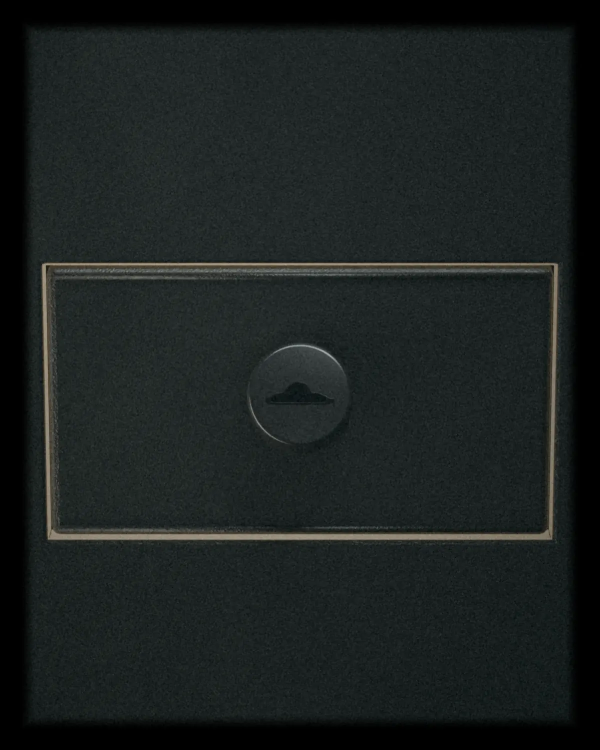
#> input picture wall/assets/seq/F01/1200/000.webp, 1200 x 1500 px (shown at 1/2 size); the run also reads 1 picture not shown here
$ python s1-compare.py ../../../../wall/assets/seq/F01/1200/000.webp ../../../../wall/assets/seq/F01/1200/001.webp out.png
#> lines starting #> are read from the running program, lines starting #| are printed output that depends on the picture; after the words box and inside, x2 and y2 are one past the last pixel; in counts of white or black regions, pixels touching at a corner belong together
import sys, numpy as np
from PIL import Image
a = Image.open(sys.argv[1]).convert("RGBA"); b = Image.open(sys.argv[2]).convert("RGBA")
def over_black(im):
    x = np.asarray(im).astype(np.float32) / 255; return x[..., :3] * x[..., 3:4]
A, B = over_black(a), over_black(b)
if A.shape != B.shape: B = np.asarray(Image.fromarray((B*255).astype(np.uint8)).resize((A.shape[1], A.shape[0]))).astype(np.float32)/255
d = np.abs(A - B)
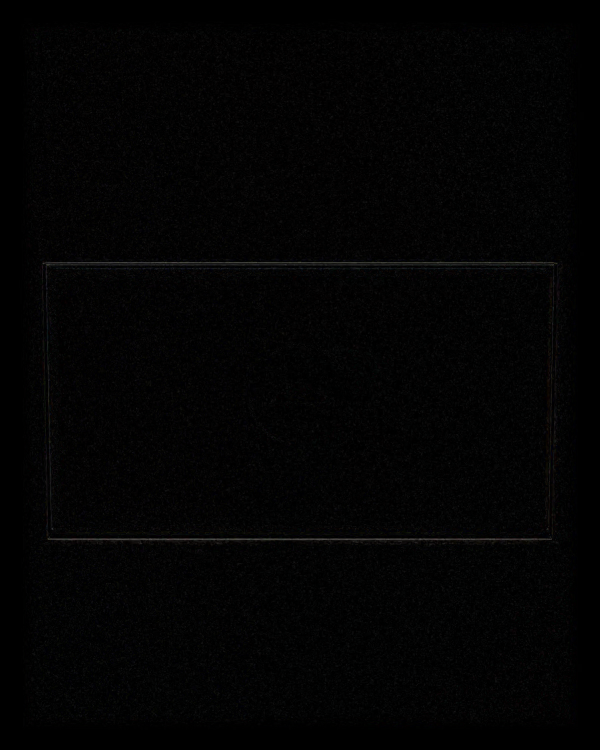
#> d: shape (1500, 1200, 3) float32 (shown at 1/2 size); mean R, G, B 0.0138, 0.0137, 0.0139
lum = lambda x: x @ np.array([0.2126, 0.7152, 0.0722])
mask = (lum(A) > 0.02) | (lum(B) > 0.02)
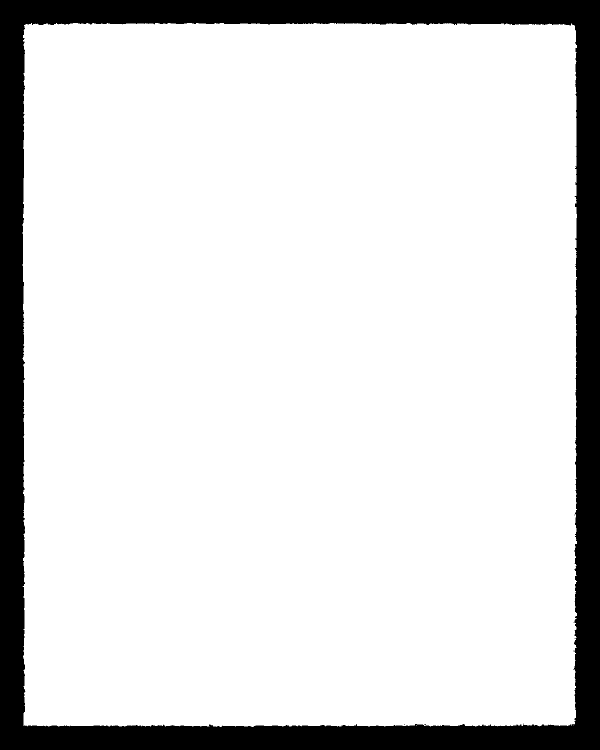
#> mask: shape (1500, 1200) bool (shown at 1/2 size); 86.1% white; 6 black regions (5 under 20 px), largest, box (x1, y1, x2, y2) and area: (0, 0, 1200, 1500) 250236
print({"mean_abs_diff_8bit_all": round(float(d.mean()*255), 2), "mean_abs_diff_8bit_on_frame": round(float(d[mask].mean()*255), 2),
       "mean_lum_cycles_on_frame": round(float(lum(A)[mask].mean()*255), 1), "mean_lum_three_on_frame": round(float(lum(B)[mask].mean()*255), 1),
       "frame_px": int(mask.sum())})
#| {'mean_abs_diff_8bit_all': 3.53, 'mean_abs_diff_8bit_on_frame': 4.09, 'mean_lum_cycles_on_frame': 36.5, 'mean_lum_three_on_frame': 36.2, 'frame_px': 1549751}
side = np.concatenate([A, np.ones((A.shape[0], 8, 3))*0.5, B, np.ones((A.shape[0], 8, 3))*0.5, np.repeat(np.clip(d*4, 0, 1).mean(-1, keepdims=True), 3, -1)], 1)
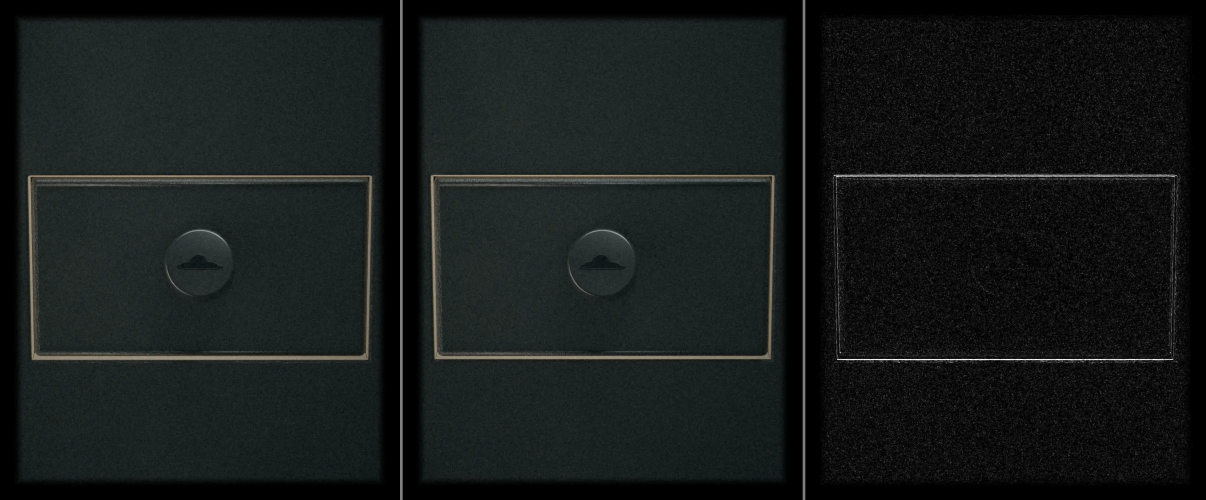
#> side: shape (1500, 3616, 3) float64 (shown at 1/3 size); mean R, G, B 0.0911, 0.105, 0.103
Image.fromarray((np.clip(side, 0, 1)*255).astype(np.uint8)).save(sys.argv[3], quality=90)
